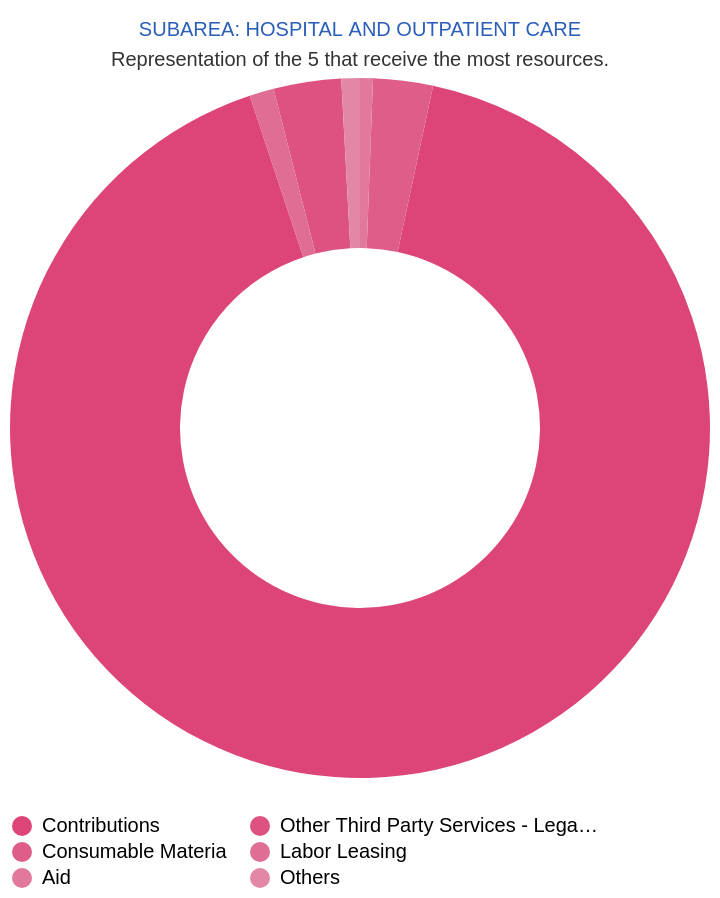

This figure's Vega-Lite source:
### Vega-Lite specification from a JSON file in a GitHub repository (floating-point values rounded to 4 significant figures)
{"$schema": "https://vega.github.io/schema/vega-lite/v6.json", "description": "A simple donut chart with embedded data.", "data": {"values": [{"category": "Contributions", "value": 91}, {"category": "Other Third Party Services - Legal Entity", "value": 3.1}, {"category": "Consumable Materia", "value": 2.74}, {"category": "Labor Leasing", "value": 1.12}, {"category": "Aid", "value": 0.59}, {"category": "Others", "value": 0.85}]}, "width": 350, "height": 350, "mark": {"type": "arc", "innerRadius": 90}, "title": {"text": "SUBAREA: HOSPITAL AND OUTPATIENT CARE", "color": "#2B5EB9", "font": "vertical-align: inherit;", "fontSize": 16, "subtitle": "Representation of the 5 that receive the most resources.", "subtitleColor": "#333333", "subtitleFont": "vertical-align: inherit;", "subtitleFontSize": 11}, "encoding": {"theta": {"field": "value", "type": "quantitative"}, "color": {"field": "category", "type": "nominal", "scale": {"range": ["#DD4477", "#DD5280", "#DF5E89", "#E06D93", "#E1799C", "#E287A5"]}, "legend": {"title": "", "orient": "bottom", "columns": 2}, "sort": null}}, "config": {}}
